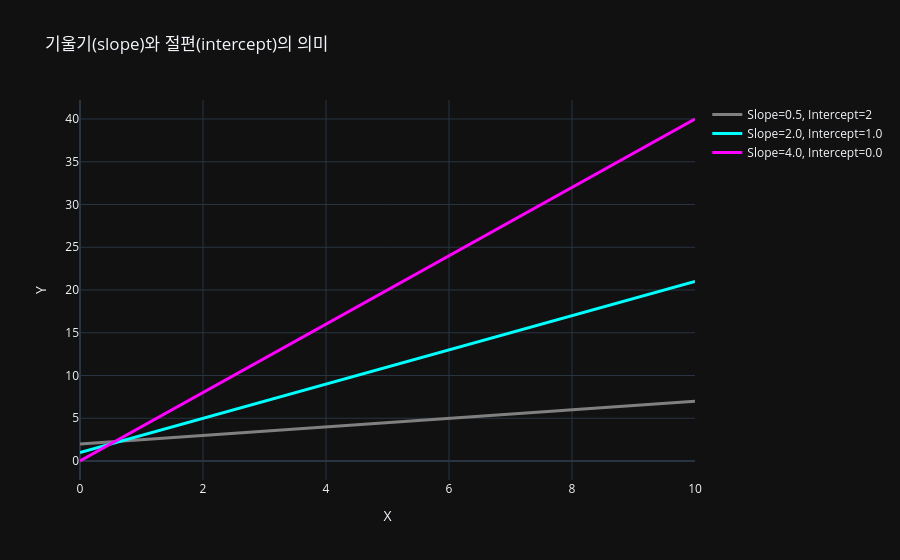

Write notebook code for a chart like this one.
### Markdown cell above
##  직선의 언어: y = ax + b
- **a (slope, 기울기)**: X가 1 증가할 때 Y의 평균 변화량 (변화율)
- **b (intercept, 절편)**: X=0일 때의 Y 값 (출발점)

예: y = 2.5x + 5
- “X가 1 늘면 Y는 **2.5** 증가”
- “X=0일 때 Y는 **5**.”

### Code cell
import numpy as np
import plotly.graph_objects as go

x = np.linspace(0, 10, 200)
fig = go.Figure()

for slope, intercept, color in [(0.5, 2, "gray"), (2.0, 1.0, "cyan"), (4.0, 0.0, "magenta")]:
    y = slope * x + intercept
    fig.add_trace(go.Scatter(x=x, y=y, mode="lines",
                             name=f"Slope={slope}, Intercept={intercept}",
                             line=dict(color=color, width=3)))
fig.update_layout(title="기울기(slope)와 절편(intercept)의 의미",
                  xaxis_title="X", yaxis_title="Y", template="plotly_dark")
fig.show()

### Figure 1 — Plotly figure (JSON) as saved in the notebook; plotly's stock layout.template omitted (floating-point values rounded to 4 significant figures; data arrays with more than 128 entries replaced by an {"elided": "..."} marker saying what was removed)
{"data": [{"line": {"color": "gray", "width": 3}, "mode": "lines", "name": "Slope=0.5, Intercept=2", "type": "scatter", "x": {"elided": "200 float values"}, "y": {"elided": "200 float values"}}, {"line": {"color": "cyan", "width": 3}, "mode": "lines", "name": "Slope=2.0, Intercept=1.0", "type": "scatter", "x": {"elided": "200 float values"}, "y": {"elided": "200 float values"}}, {"line": {"color": "magenta", "width": 3}, "mode": "lines", "name": "Slope=4.0, Intercept=0.0", "type": "scatter", "x": {"elided": "200 float values"}, "y": {"elided": "200 float values"}}], "layout": {"title": {"text": "기울기(slope)와 절편(intercept)의 의미"}, "xaxis": {"title": {"text": "X"}}, "yaxis": {"title": {"text": "Y"}}}}
